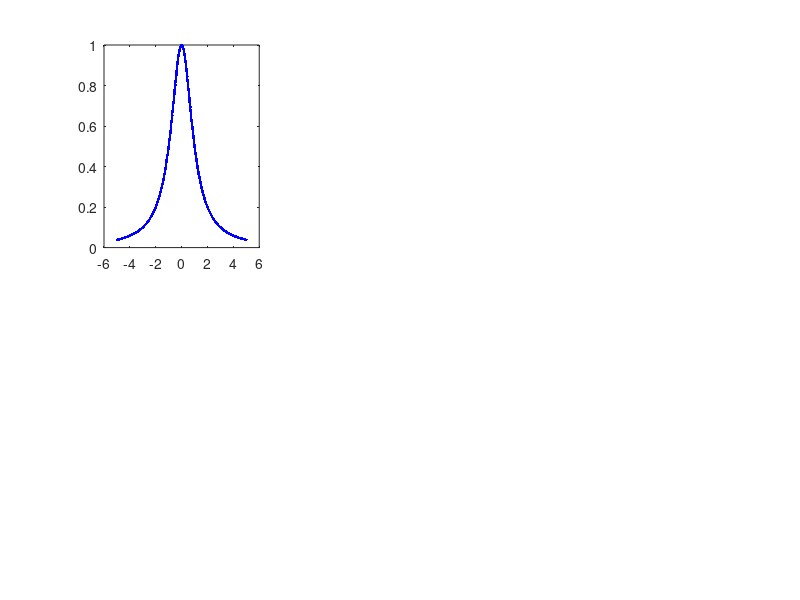

The MATLAB source for this figure: (Note: this script raises an error after producing the figure.)
%% INTERPOLACJA FUNKCJAMI SKLEJANYMI
close all; clear; clc;

x = [-1 0 1 3 2];
y = [1 -1 -2 -1 0];
skr1 = 45;
skr2 = 135; %135
n = size(x,2);
[xsorted, pomoc]=sort(x);
xsorted
ysorted = y(pomoc)

G = zeros(n+2,n+2);
A = ones(n,4);
for i=2:4
    for k=1:n
        A(k,i)=A(k,i-1)*xsorted(k);
    end
end

B = zeros(n,n-2);
for i=1:(n-2)
    for k=1:n
        if xsorted(k)>xsorted(i+1)
            B(k,i)=(xsorted(k)-xsorted(i+1))^3;          
        end
    end
end

C = ones(2,4);
for i=1:4
    C(1,i)=(i-1);
    C(2,i)=(i-1);
end
C(1,3)=C(1,3)*xsorted(1);
C(1,4)=C(1,4)*xsorted(1)^2;
C(2,3)=C(2,3)*xsorted(n);
C(2,4)=C(2,4)*xsorted(n)^2;

D = zeros(2,n-2);
for i=1:(n-2)
    if xsorted(1)>xsorted(i+1)
        D(1,i)=3*(xsorted(1)-xsorted(i+1))^2;          
    end
    if xsorted(n)>xsorted(i+1)
        D(2,i)=3*(xsorted(n)-xsorted(i+1))^2;          
    end
end

G(1:n,1:4)=A;
G(1:n,5:n+2)=B;
G(n+1:n+2,1:4)=C;
G(n+1:n+2,5:n+2)=D;
G

d=ones(1,n+2);
d(1:n)=ysorted;
d(n+1)=tan(deg2rad(skr1));
d(n+2)=tan(deg2rad(skr2));
d

m = inv(G)*d'

xplot=xsorted(1):0.01:xsorted(n);
for i=1:size(xplot,2)
    yplot(i)=m(1)+m(2)*xplot(i)+m(3)*xplot(i)^2+m(4)*xplot(i)^3;
    for k=1:n-2
        if xplot(i)>xsorted(k+1)
            yplot(i)=yplot(i)+m(k+4)*( xplot(i)-xsorted(k+1) )^3    ;
        end
    end
end

plot(xplot,yplot,'.r',xsorted,ysorted,'ob');
f_09=yplot(11)

%% PRZYKŁAD RUNGEGO
close all; clear; clc; 

x = -5:0.01:5;
f = 1./(1+x.*x);
subplot(231); plot(x, f, '.b')
X2 = -5*ones(1,3);
for i=1:2
    X2(i+1)= X2(i+1)+10*i/2;
    Y2 = 1./(1+X2.*X2);
end
X4 = -5*ones(1,5);
for i=1:4
    X4(i+1)= X4(i+1)+10*i/4;
    Y4 = 1./(1+X4.*X4);
end
X6 = -5*ones(1,7);
for i=1:6
    X6(i+1)= X6(i+1)+10*i/6;
    Y6 = 1./(1+X6.*X6);
end
X8 = -5*ones(1,9);
for i=1:8
    X8(i+1)= X8(i+1)+10*i/8;
    Y8 = 1./(1+X8.*X8);
end
X10 = -5*ones(1,11);
for i=1:10
    X10(i+1)= X10(i+1)+10*i/10;
    Y10 = 1./(1+X10.*X10);
end

igrek2s = inter_spl(X2,Y2);
subplot(232); plot(X2, Y2, 'or', x, igrek2s, '.r')
igrek4s = inter_spl(X4,Y4);
subplot(233); plot(X4, Y4, 'or', x, igrek4s, '.r')
igrek6s = inter_spl(X6,Y6);
subplot(234); plot(X6, Y6, 'or', x, igrek6s, '.r')
igrek8s = inter_spl(X8,Y8);
subplot(235); plot(X8, Y8, 'or', x, igrek8s, '.r')
igrek10s = inter_spl(X10,Y10);
subplot(236); plot(X10, Y10, 'or', x, igrek10s, '.r')
igrek6s
igrek10s

function [yplot] = inter_spl(x,y)
skr1 = 0;
skr2 = 0; %135
n = size(x,2);
[xsorted, pomoc]=sort(x);
xsorted;
ysorted = y(pomoc);

G = zeros(n+2,n+2);
A = ones(n,4);
for i=2:4
    for k=1:n
        A(k,i)=A(k,i-1)*xsorted(k);
    end
end

B = zeros(n,n-2);
for i=1:(n-2)
    for k=1:n
        if xsorted(k)>xsorted(i+1)
            B(k,i)=(xsorted(k)-xsorted(i+1))^3;          
        end
    end
end

C = ones(2,4);
for i=1:4
    C(1,i)=(i-1);
    C(2,i)=(i-1);
end
C(1,3)=C(1,3)*xsorted(1);
C(1,4)=C(1,4)*xsorted(1)^2;
C(2,3)=C(2,3)*xsorted(n);
C(2,4)=C(2,4)*xsorted(n)^2;

D = zeros(2,n-2);
for i=1:(n-2)
    if xsorted(1)>xsorted(i+1)
        D(1,i)=3*(xsorted(1)-xsorted(i+1))^2;          
    end
    if xsorted(n)>xsorted(i+1)
        D(2,i)=3*(xsorted(n)-xsorted(i+1))^2;          
    end
end
 
G(1:n,1:4)=A;
G(1:n,5:n+2)=B;
G(n+1:n+2,1:4)=C;
G(n+1:n+2,5:n+2)=D;
G;

d=ones(1,n+2);
d(1:n)=ysorted;
d(n+1)=tan(deg2rad(skr1));
d(n+2)=tan(deg2rad(skr2));
d;

m = inv(G)*d';

xplot=xsorted(1):0.01:xsorted(n);
for i=1:size(xplot,2)
    yplot(i)=m(1)+m(2)*xplot(i)+m(3)*xplot(i)^2+m(4)*xplot(i)^3;
    for k=1:n-2
        if xplot(i)>xsorted(k+1)
            yplot(i)=yplot(i)+m(k+4)*( xplot(i)-xsorted(k+1) )^3;
        end
    end
end

end



